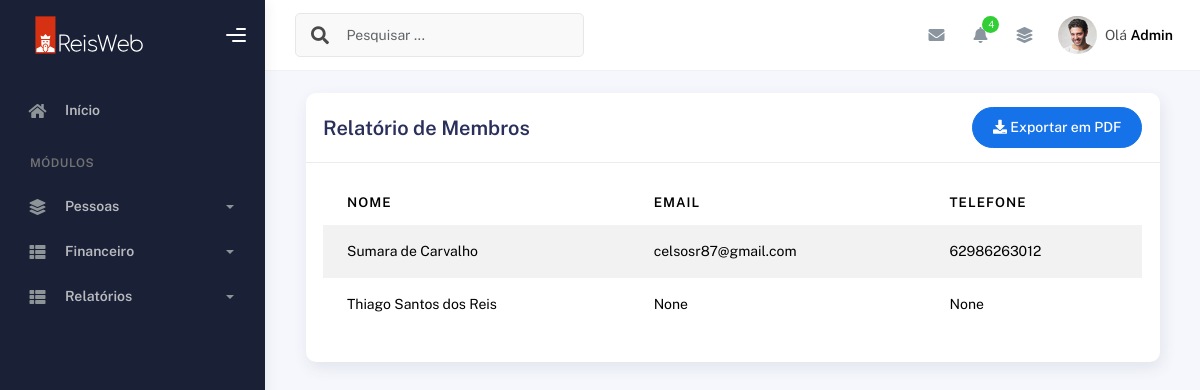
/relatorios/membrosrel/ (signed in), run on an earlier commit of the app's database.
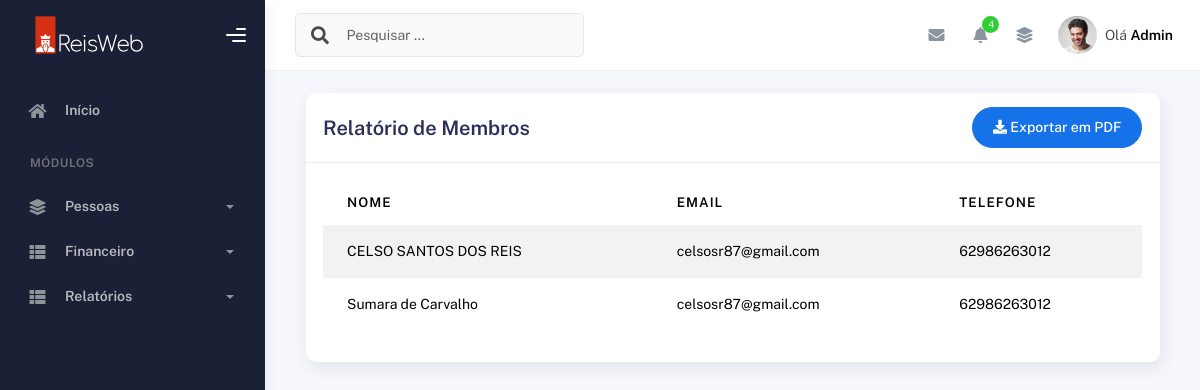
And on a later commit of the database.
### plataformaigreja/models.py (models this page shows, shortened)
class Membros(models.Model):
    choices_sexo = (('F', 'Feminino'),
                    ('M', 'Masculino'))
    choices_cargo = (('A', 'Auxiliar'),
                     ('C', 'Congregado'),
                     ('Cr', 'Crianças'),
                     ('Da', 'Diaconisa'),
                     ('D', 'Diácono'),
                     ('E', 'Evangelista'),
                     ('J', 'Jovem'),
                     ('Mb', 'Membro'),
                     ('Mi', 'Missionário(a)'),
                     ('Pr', 'Pastor'),
                     ('P', 'Presbítero'))
    nome = models.CharField(max_length=50)
    sexo = models.CharField(max_length=1, choices=choices_sexo)
    cpf = models.CharField(max_length=20, blank=True, null=True)
    email = models.EmailField(blank=True, null=True)
    telefone = models.CharField(max_length=19, blank=True, null=True)
    endereco = models.CharField(max_length=100, blank=True, null=True)
    foto = models.ImageField(upload_to="img_membros", null=True, blank=True)
    data_nascimento = models.DateField(null=True, blank=True)
    data_batismo = models.DateField(null=True, blank=True)
    cargo = models.CharField(max_length=2, choices=choices_cargo)
    pastor = models.ForeignKey(
        User,
        on_delete=models.CASCADE
    )

### plataformarelatorios/views.py (the view)
# urls.py: path('membrosrel/', visualizar_relatorio_membros, name='visualizar_relatorio_membros'),
@login_required(login_url='/usuarios/login')
def visualizar_relatorio_membros(request):
    membros = Membros.objects.filter(pastor=request.user).order_by("nome")
    return render(request, 'relatorio_membros.html', {'membros': membros})

### plataformarelatorios/templates/relatorio_membros.html (shortened to what this page needs)
{% extends "bases/base_plataformaigreja.html" %}
{% load static %}
{% block 'conteudo' %}
  <div class="container">
    <div class="page-inner">
      <div class="col-md-12">
        <div class="card">
            <div class="card-header">
                <div class="d-flex align-items-center">
                    <h4 class="card-title">Relatório de Membros</h4>
                    <a href="{% url 'gerar_relatorio_membros' %}" class="btn-round ms-auto">
                        <button class="btn btn-primary btn-round ms-auto"> <i class="fa fa-download"></i> Exportar em PDF</button>
                    </a>
                </div>
            </div>
            <div class="card-body">
                <div class="table-responsive">
                    <table
                    id="add-row"
                    class="display table table-striped table-hover"
                    >
                    <thead>
                        <tr>
                        <th>Nome</th>
                        <th>Email</th>
                        <th>Telefone</th>
                        </tr>
                    </thead>
                    <tbody>
                        {% for membro in membros %}
                        <tr>
                            <td>{{ membro.nome }}</td>
                            <td>{{ membro.email }}</td>
                            <td>{{ membro.telefone }}</td>
                        </tr>
                        {% empty %}
                        <tr>
                            <td colspan="3" class="text-center">Nenhum membro cadastrado!</td>
                        </tr>
                        {% endfor %}
                    </tbody>
                    </table>
                </div>
            </div>
        </div>
    </div>
            </div>
          </div>
        </div>
      </div>
    </div>
{% endblock %}

What changed in the data, as far as the page shows it:
removed Membros: nome "Thiago Santos dos Reis", email "None", telefone "None"
added Membros: nome "CELSO SANTOS DOS REIS", email "celsosr87@gmail.com", telefone "62986263012"
